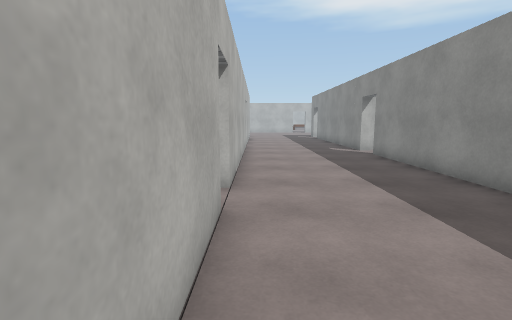
[1] (above)

24 first-person views from a walk through a Unity game level. The camera is 1.4 m above the floor, tilts 8° down and sees 85° across. The floor is counted in squares, 1 m on a side. Each view is taken from the middle of a square. On the plan, view 1 faces up. The plan holds only what a view shows up to about 14 squares ahead; the rest is blank. The place goes on beyond the plan. The player character is not drawn. Surface patterns are stand-ins for the level's own textures.

[2]
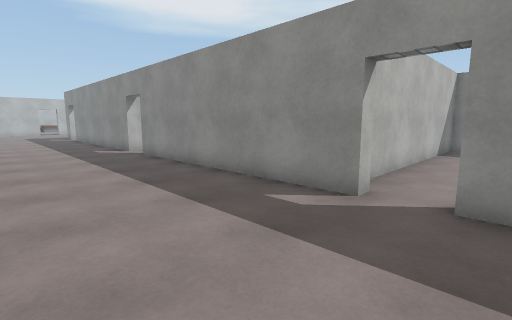

[3]
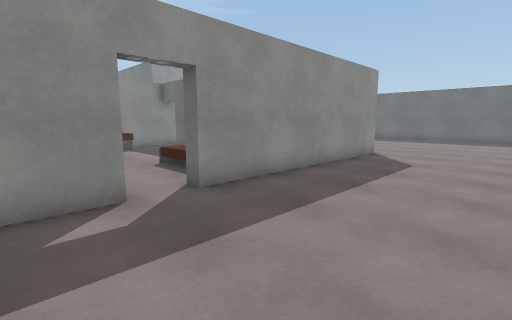

[4]
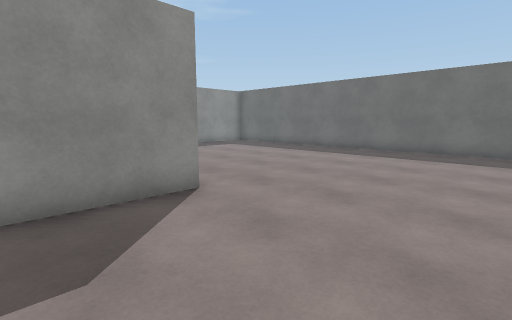

[5]
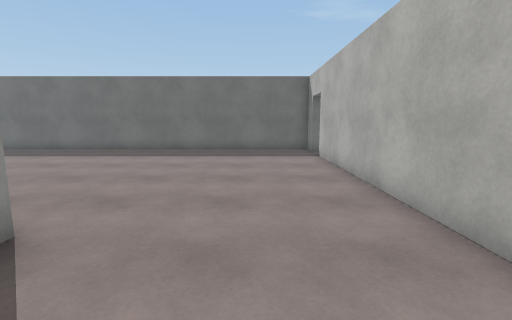

[6]
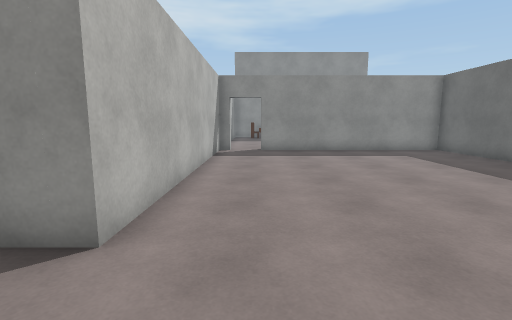

[7]
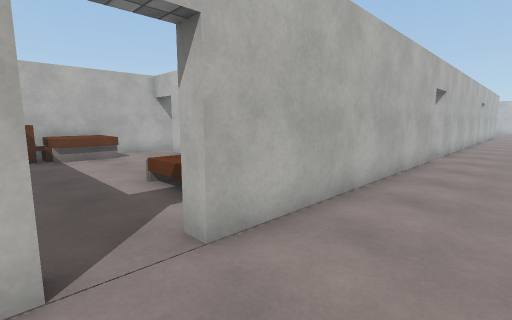

[8]
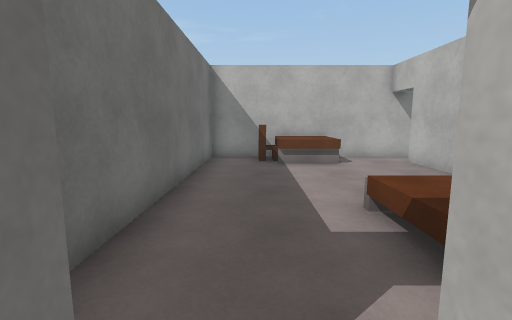

[9]
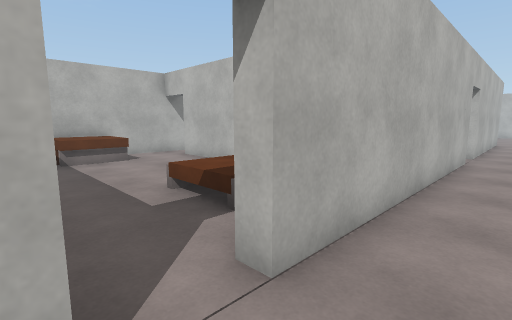

[10]
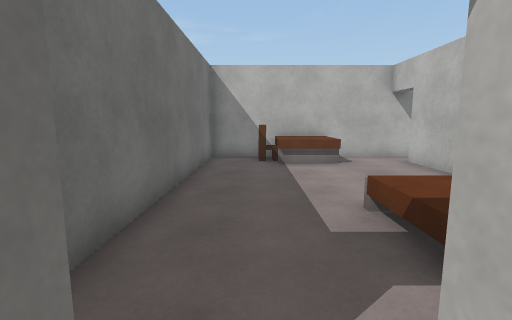

[11]
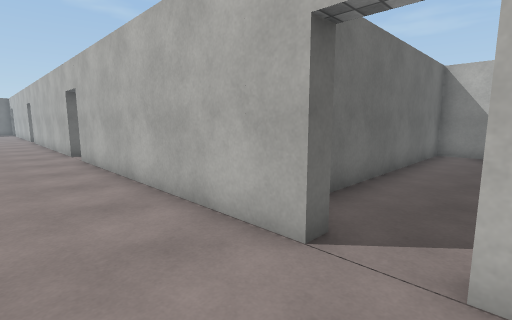

[12]
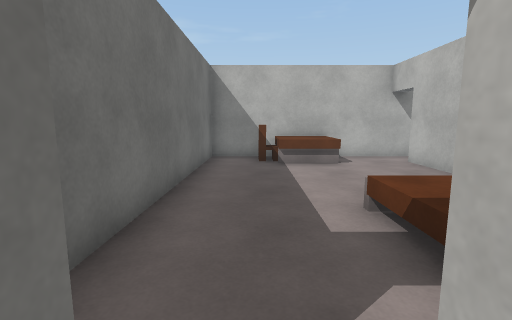

[13]
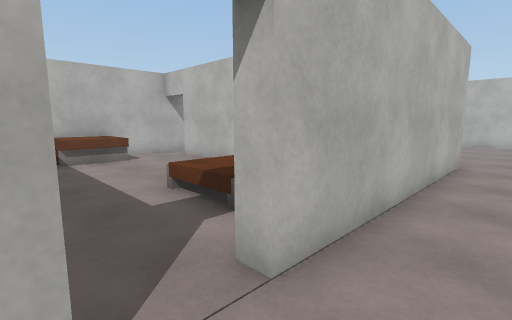

[14]
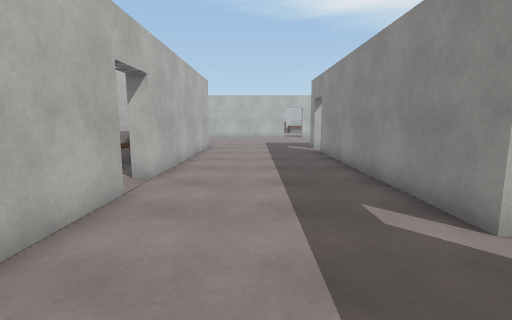

[15]
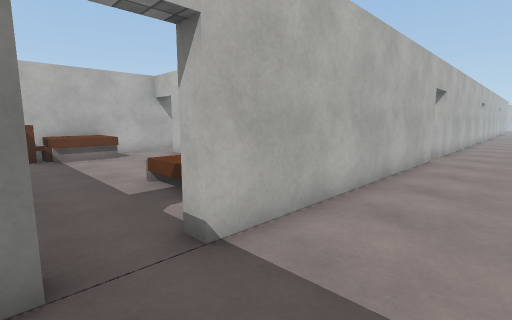

[16]
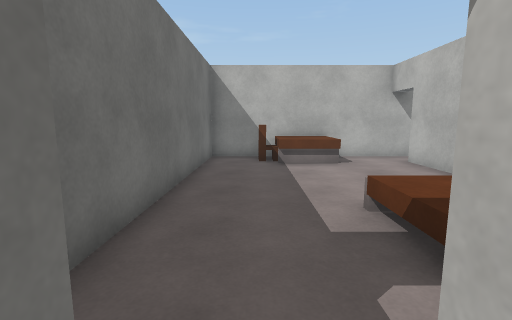

[17]
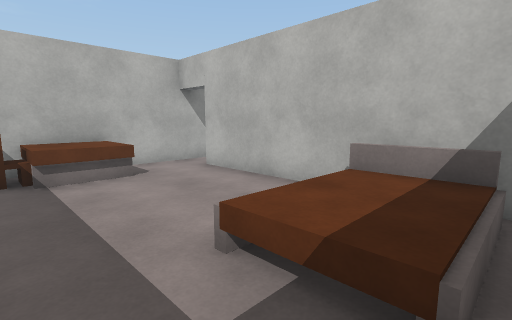

[18]
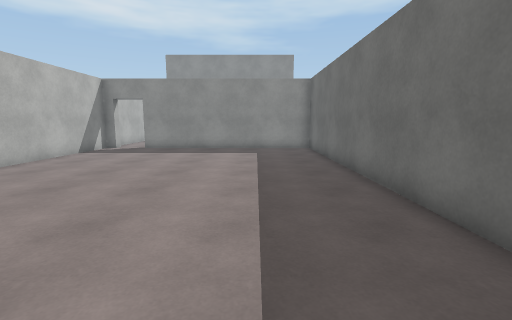

[19]
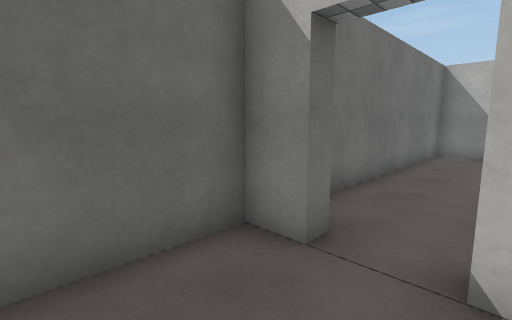

[20]
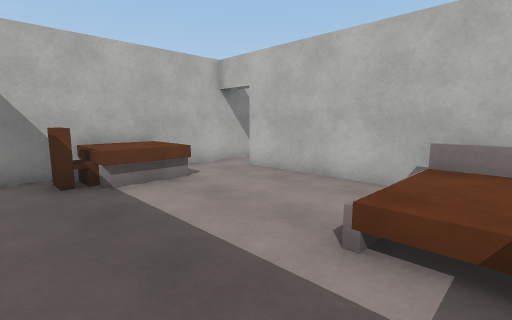

[21]
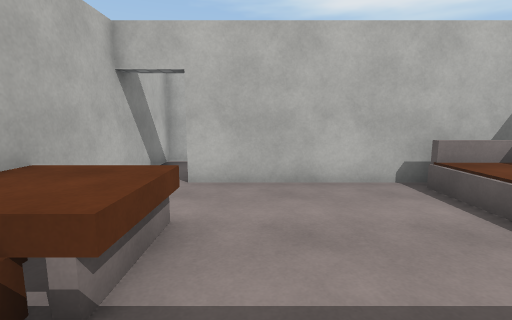

[22]
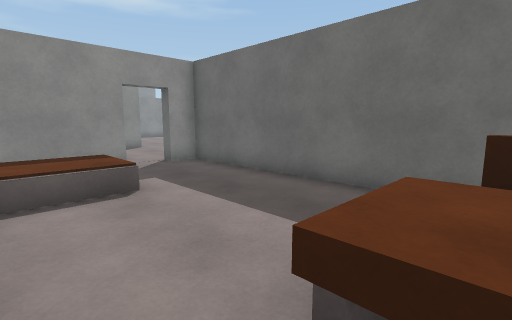

[23]
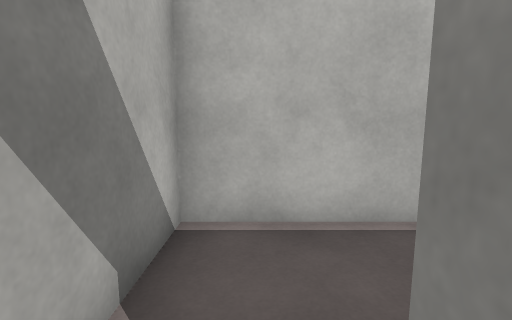

[24]
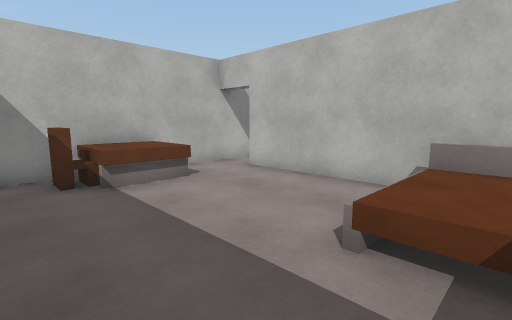

### Floor plan
Key: @ floor where view 1 was taken; # wall or solid block; . main floor; : floor 0.5 m higher than the main floor; / step, stairs or slope; ^ raised ledge; O other object.
Columns run from 11 left of view 1 to 16 right of it. Each row starts with its distance up from view 1.
 24           #.....
 23           #.....#
 22 #         #.....#
 21 #.####  ###.....#
 20 #....   : #.....#
 19 #^.... ::/#.....#
 18 #^^....///#.....#
 17 #^^.......#.....#
 16 #O..............#
 15 #.........#.....#
 14 ###########.....#
 13 #         #.....#
 12 #         #.....#
 11 #.        #.....#
 10 #.#########.....#
  9 #......:: #.....#
  8 #^.....:: #.....#
  7 #^^....///#.....#
  6 #^^.......#.....#
  5 #O..............#
  4 #.........#.....#
  3 ###########.....#
  2 #...      #.....#
  1 #..       #.....#
  0 #.#       #@....#
 -1 #.#########.....#
 -2 #......::/#.....#
 -3 #^.....::/#.....#
 -4 #^^....///#.....#
 -5 #^^.......#.....#
 -6 #O..............#
 -7 #.........#.....#
 -8 ###########.....############
 -9           #................#
-10           #................#
-11 #.        #............... #
-12 #.#########............... #
-13 #..... ::/#............... #
-14 #^.... ::/#............... #
-15 #^^....///#............... #
-16 #^^.......#............... #
-17 #O........................ #
-18 #.........#............... #
-19 ############################

Where each view was taken, in squares from view 1:
view 1: 0 up, 0 right, facing up
view 2: 0 up, 0 right, facing up-right
view 3: 4 up, 0 right, facing down-right
view 4: 5 down, 0 right, facing down-right
view 5: 5 down, 2 right, facing down
view 6: 10 down, 2 right, facing right
view 7: 7 down, 2 right, facing up-left
view 8: 6 down, 0 right, facing left
view 9: 4 up, 1 right, facing up-left
view 10: 5 up, 0 right, facing left
view 11: 17 up, 2 right, facing down-left
view 12: 16 up, 0 right, facing left
view 13: 15 up, 1 right, facing up-left
view 14: 10 up, 2 right, facing up
view 15: 18 down, 2 right, facing up-left
view 16: 17 down, 0 right, facing left
view 17: 17 down, 2 left, facing up-left
view 18: 16 down, 1 right, facing right
view 19: 16 down, 2 right, facing down-left
view 20: 7 down, 3 left, facing up-left
view 21: 7 down, 8 left, facing up
view 22: 2 down, 10 left, facing down-right
view 23: 1 down, 10 left, facing up
view 24: 4 up, 3 left, facing up-left
